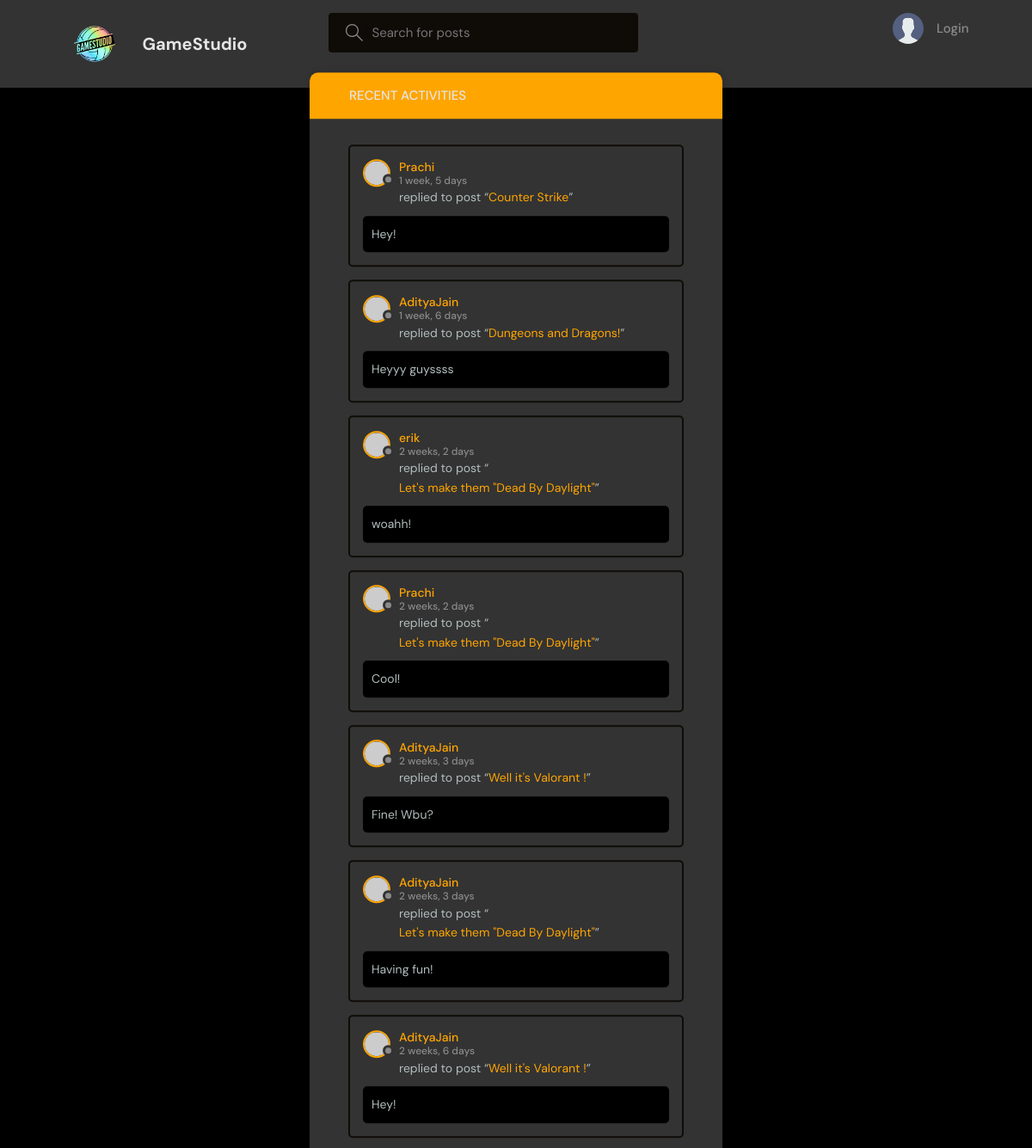
The page /activity/ on the database as committed earlier.
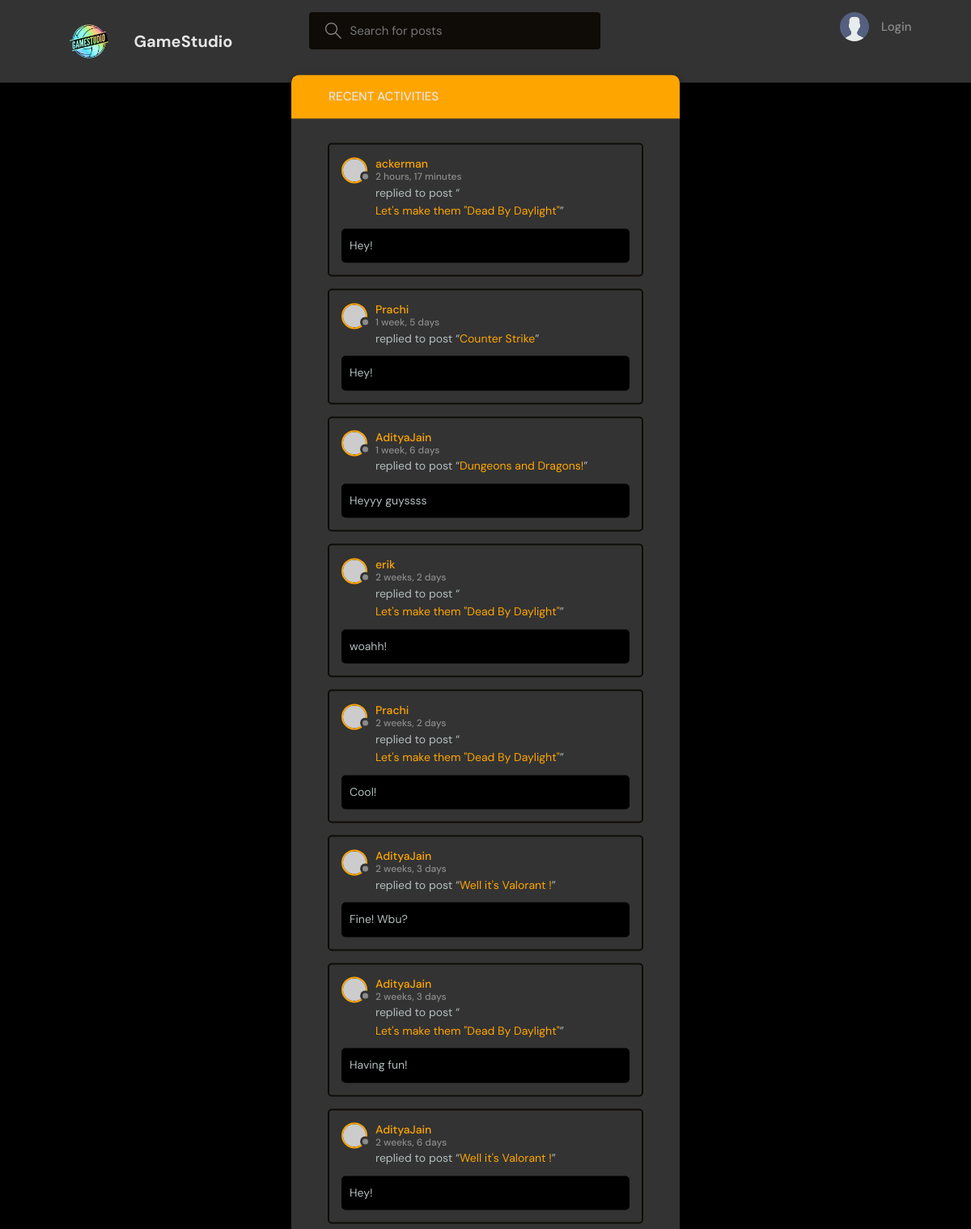
The same page on the database as committed later.
### base/models.py (models this page shows, shortened)
class Messages(models.Model):
    user = models.ForeignKey(User, on_delete=models.CASCADE)
    room = models.ForeignKey(Room, on_delete=models.CASCADE)
    body = models.TextField()
    updated = models.DateTimeField(auto_now=True)
    created = models.DateTimeField(auto_now_add=True)
    class Meta:
        ordering = ['-updated','-created']

class Room(models.Model):
    host = models.ForeignKey(User, on_delete=models.SET_NULL, null = True)
    topic = models.ForeignKey(Topic, on_delete=models.SET_NULL, null = True)
    name = models.CharField(max_length=200)
    description = models.TextField(null=True, blank=True)
    participants = models.ManyToManyField(User, related_name='participants', blank=True)
    updated = models.DateTimeField(auto_now=True)
    created = models.DateTimeField(auto_now_add=True)
    def __str__(self):
        return self.name
    class Meta:
        ordering = ['-updated','-created']

### base/views.py (the view)
# urls.py: path('activity/',views.activityPage, name="activity"),
def activityPage(request):
    room_messages = Messages.objects.all()
    return render(request, 'base/activity.html', {'room_messages': room_messages})

### base/templates/base/activity.html (shortened to what this page needs)
{% extends 'main.html' %}
  {% block content %}
    <main class="layout">
      <div class="container">
        <div class="layout__box">
          <div class="layout__boxHeader">
            <div class="layout__boxTitle">
              <a href="{% url 'home' %}">
                <svg version="1.1" xmlns="http://www.w3.org/2000/svg" width="32" height="32" viewBox="0 0 32 32">
                  <title>arrow-left</title>
                  <path
                    d="M13.723 2.286l-13.723 13.714 13.719 13.714 1.616-1.611-10.96-10.96h27.625v-2.286h-27.625l10.965-10.965-1.616-1.607z"
                  ></path>
                </svg>
              </a>
              <h3>Recent Activities</h3>
            </div>
          </div>
          <div class="activities-page layout__body">
            {% for message in room_messages %}
            <div class="activities__box">
              <div class="activities__boxHeader roomListRoom__header">
                <a href="{% url 'user-profile' message.user.id %}" class="roomListRoom__author">
                  <div class="avatar avatar--small">
                    <img src="https://randomuser.me/api/portraits/women/11.jpg" />
                  </div>
                  <p>
                    {{message.user}}
                    <span>{{message.created|timesince}}</span>
                  </p>
                </a>
              </div>
              <div class="activities__boxContent">
                <p>replied to post “<a href="{% url 'room' message.room.id %}">{{message.room}}</a>”</p>
                <div class="activities__boxRoomContent">
                  {{message.body}}
                </div>
              </div>
            </div>
            {% endfor %}
          </div>
        </div>
      </div>
    </main>
  {% endblock %}

Rows that differ between the two databases and show on the page:
added Messages: user "ackerman", created "2 hours, 17 minutes", room "Let's make them \"Dead By Daylight\"", body "Hey!"
